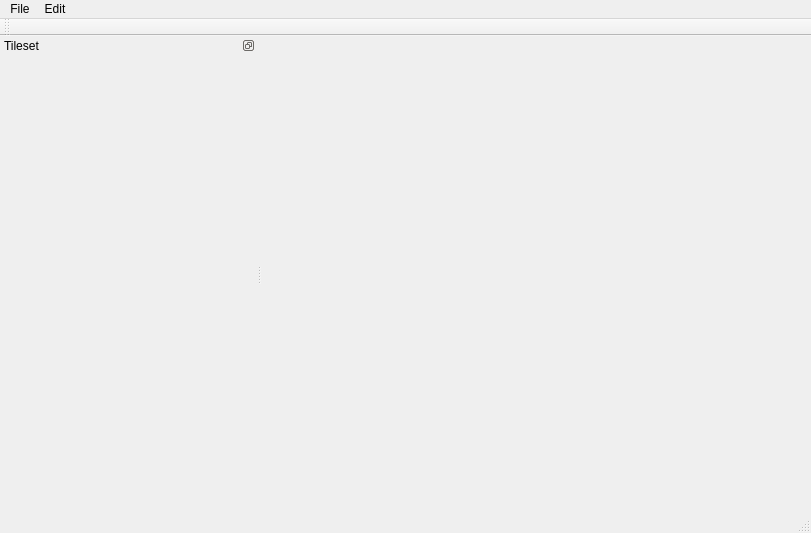
<?xml version="1.0" encoding="UTF-8"?>
<ui version="4.0">
 <class>MainWindow</class>
 <widget class="QMainWindow" name="MainWindow">
  <property name="geometry">
   <rect>
    <x>0</x>
    <y>0</y>
    <width>811</width>
    <height>533</height>
   </rect>
  </property>
  <property name="windowTitle">
   <string>Toolkit</string>
  </property>
  <property name="documentMode">
   <bool>false</bool>
  </property>
  <property name="unifiedTitleAndToolBarOnMac">
   <bool>true</bool>
  </property>
  <widget class="QWidget" name="centralWidget">
   <layout class="QHBoxLayout" name="horizontalLayout">
    <property name="spacing">
     <number>0</number>
    </property>
    <property name="margin">
     <number>0</number>
    </property>
    <item>
     <widget class="QTabWidget" name="tabWidget">
      <property name="currentIndex">
       <number>-1</number>
      </property>
      <property name="usesScrollButtons">
       <bool>true</bool>
      </property>
      <property name="documentMode">
       <bool>true</bool>
      </property>
      <property name="tabsClosable">
       <bool>true</bool>
      </property>
      <property name="movable">
       <bool>true</bool>
      </property>
     </widget>
    </item>
   </layout>
  </widget>
  <widget class="QMenuBar" name="menuBar">
   <property name="geometry">
    <rect>
     <x>0</x>
     <y>0</y>
     <width>811</width>
     <height>22</height>
    </rect>
   </property>
   <widget class="QMenu" name="menuFile">
    <property name="title">
     <string>File</string>
    </property>
    <addaction name="actionNew_Map"/>
    <addaction name="separator"/>
    <addaction name="actionOpen_Map"/>
    <addaction name="separator"/>
    <addaction name="actionSave_Map"/>
    <addaction name="actionSave_Map_As"/>
    <addaction name="separator"/>
    <addaction name="actionClose_Map"/>
   </widget>
   <widget class="QMenu" name="menuEdit">
    <property name="title">
     <string>Edit</string>
    </property>
   </widget>
   <addaction name="menuFile"/>
   <addaction name="menuEdit"/>
  </widget>
  <widget class="QToolBar" name="mainToolBar">
   <attribute name="toolBarArea">
    <enum>TopToolBarArea</enum>
   </attribute>
   <attribute name="toolBarBreak">
    <bool>false</bool>
   </attribute>
  </widget>
  <widget class="QStatusBar" name="statusBar"/>
  <widget class="QDockWidget" name="dockWidget">
   <property name="sizePolicy">
    <sizepolicy hsizetype="Fixed" vsizetype="Fixed">
     <horstretch>0</horstretch>
     <verstretch>0</verstretch>
    </sizepolicy>
   </property>
   <property name="minimumSize">
    <size>
     <width>256</width>
     <height>256</height>
    </size>
   </property>
   <property name="features">
    <set>QDockWidget::DockWidgetFloatable|QDockWidget::DockWidgetMovable</set>
   </property>
   <property name="allowedAreas">
    <set>Qt::LeftDockWidgetArea|Qt::RightDockWidgetArea</set>
   </property>
   <property name="windowTitle">
    <string>Tileset</string>
   </property>
   <attribute name="dockWidgetArea">
    <number>1</number>
   </attribute>
   <widget class="QWidget" name="dockWidgetContents">
    <layout class="QGridLayout" name="gridLayout">
     <property name="margin">
      <number>0</number>
     </property>
     <item row="0" column="0">
      <widget class="QWidget" name="widget" native="true">
       <property name="sizePolicy">
        <sizepolicy hsizetype="Expanding" vsizetype="Preferred">
         <horstretch>0</horstretch>
         <verstretch>0</verstretch>
        </sizepolicy>
       </property>
       <property name="minimumSize">
        <size>
         <width>256</width>
         <height>0</height>
        </size>
       </property>
       <property name="baseSize">
        <size>
         <width>256</width>
         <height>0</height>
        </size>
       </property>
       <property name="statusTip">
        <string>Tileset</string>
       </property>
      </widget>
     </item>
    </layout>
   </widget>
  </widget>
  <action name="actionNew_Map">
   <property name="text">
    <string>New Map</string>
   </property>
   <property name="shortcut">
    <string>Ctrl+N</string>
   </property>
  </action>
  <action name="actionOpen_Map">
   <property name="text">
    <string>Open Map</string>
   </property>
  </action>
  <action name="actionSave_Map">
   <property name="text">
    <string>Save Map</string>
   </property>
  </action>
  <action name="actionSave_Map_As">
   <property name="text">
    <string>Save Map As...</string>
   </property>
  </action>
  <action name="actionClose_Map">
   <property name="text">
    <string>Close Map</string>
   </property>
  </action>
 </widget>
 <layoutdefault spacing="6" margin="11"/>
 <resources/>
 <connections/>
</ui>
